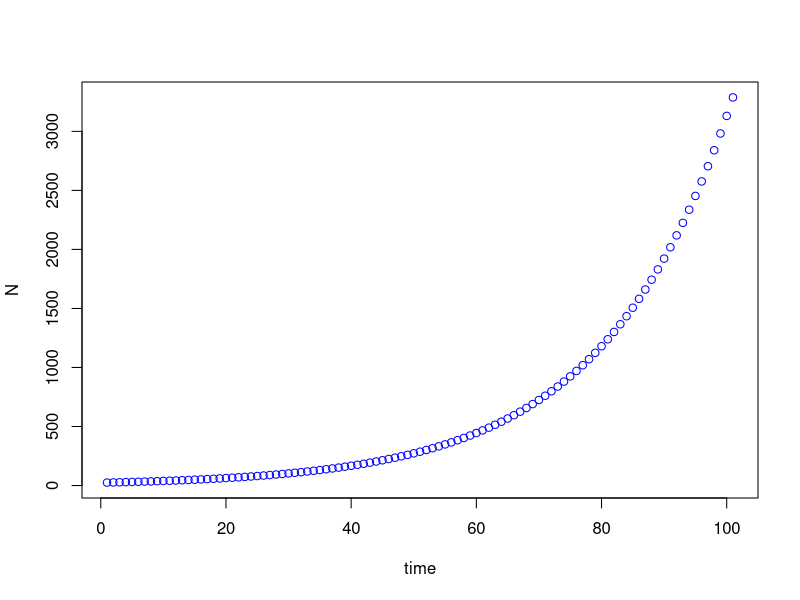
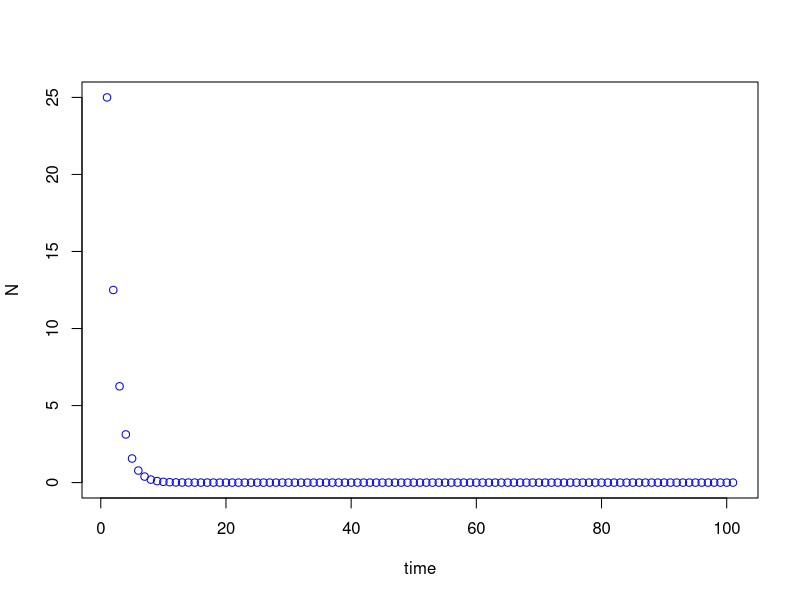
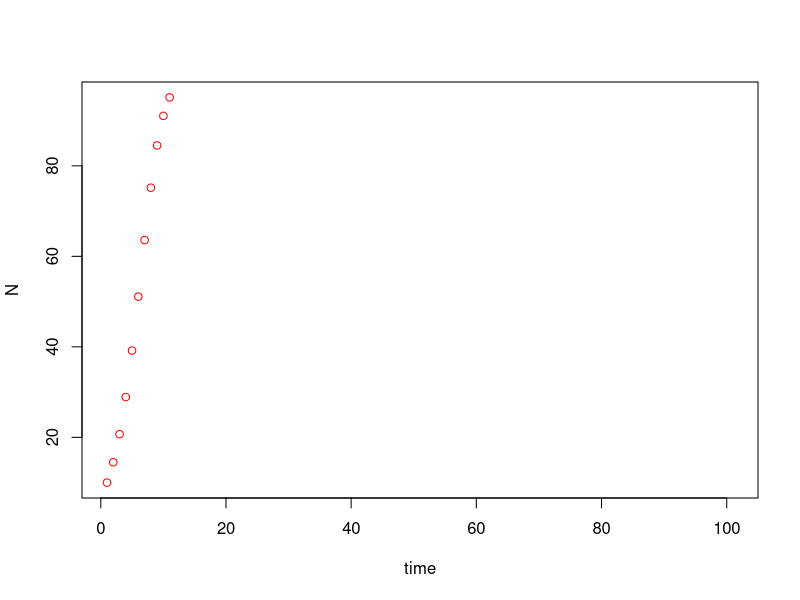
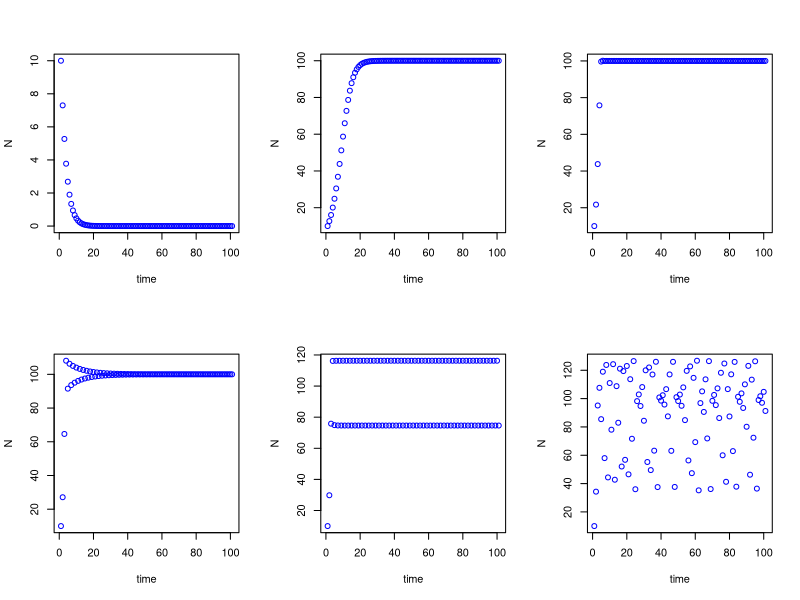
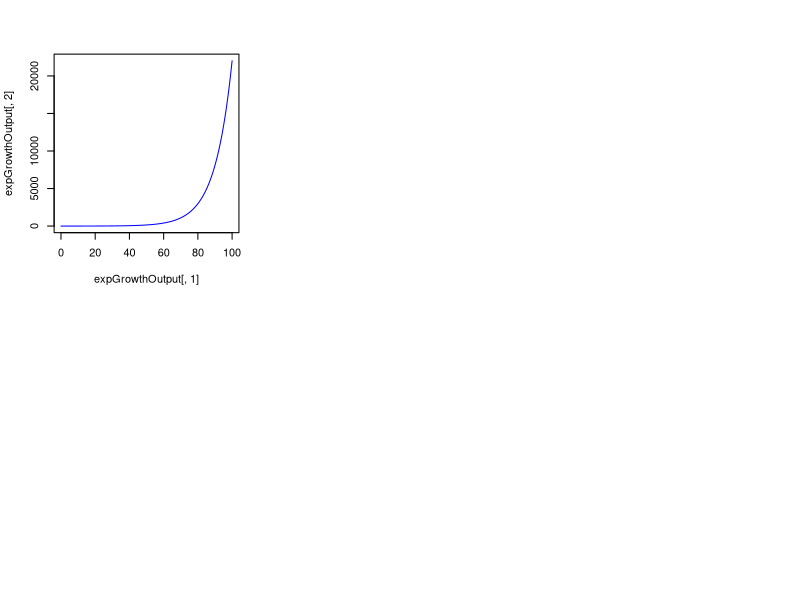

Write R code to recreate these figures, in order.
# Geometric Growth

N0 <- 25 # initial population number in time zero
RR <- 1.05 # rate
ttMax <- 100 # total number of timesteps to calculate

NN <- matrix(NA, nrow = 1, ncol = ttMax + 1)
NN[1] <- N0

for(tt in 1:ttMax){
        NN[tt+1] <- RR*NN[tt]
}
plot(1:(ttMax+1), NN, xlab = "time", ylab = "N", col="blue")

# 3.2.1 Mini excercise
# to make the population declaine:

N0 <- 25 # initial population number in time zero
RR <- 0.5 # rate
ttMax <- 100 # total number of timesteps to calculate

NN <- matrix(NA, nrow = 1, ncol = ttMax + 1)
NN[1] <- N0

for(tt in 1:ttMax){
        NN[tt+1] <- RR*NN[tt]
}
plot(1:(ttMax+1), NN, xlab = "time", ylab = "N", col="blue")

# 3.2.2. Excercise

ttMax <- 100;
GeometricGrowthFun <- function(N0, RR){
        NN <- matrix(NA, nrow = 1, ncol = ttMax + 1)
        NN[1] <- N0
        
        for(tt in 1:ttMax)
                NN[tt+1] <- RR*NN[tt]
        plot(1:(ttMax+1), NN, xlab = "time", ylab = "N", col="blue")
}

## Logistic growth in discrete time

# 3.3.1 Mini Excercise

discreteLogisticFun <- function(N0, rr, KK){
        NN <- matrix(NA, nrow = 1, ncol = ttMax+1)
        NN[1] <- 10
      
        for(tt in 1:10)
                NN[tt+1] <- NN[tt]*(1 + rr * (1-NN[tt]/KK))
        plot(1:(ttMax+1), NN, xlab = "time", ylab = "N", col="red")
}
discreteLogisticFun(10, 0.5, 100)

# 3.3.2 Mini excercise
rdVec <- c(-0.3, 0.3, 1.3, 1.9, 2.2, 2.7);
discreteLogisticFun <- function(rdVec){
NN <- matrix(NA, nrow = 1, ncol = ttMax+1);
NN[1] <- 10;
KK <- 100;
ttMax <- 100;
par(mfrow = c(2,3));
for(pp in 1:length(rdVec)){
        rd.val = rdVec[pp]
for(tt in 1:ttMax){
        NN[tt+1] <- NN[tt]*(1 + rd.val * (1-NN[tt]/KK))
}
        plot(1:(ttMax+1), NN, xlab = "time", ylab = "N", col="blue")
}}
discreteLogisticFun(rdVec = rdVec)

# 4. Differential equation

# install deSolve
library(deSolve)

# output <- lsoda(init, tse, ODEfunction, pars)

# 4.1.1 Mini excercise
init <- 1
tseq <- seq(0, 100, by=0.02)
pars <- c(rr=0.1)
expGrowthODE <- function(tt, yy, pars){
        derivs <- pars['rr'] * yy
        return(list(derivs))
}
expGrowthOutput <- lsoda( init, tseq, expGrowthODE, pars)
head(expGrowthOutput)
plot(expGrowthOutput[,1], expGrowthOutput[,2], col='blue', type='l')

# 4.2.1 Need more study on this
# 4.2.2 Need more study on this
# 5.2 Need more study on this
